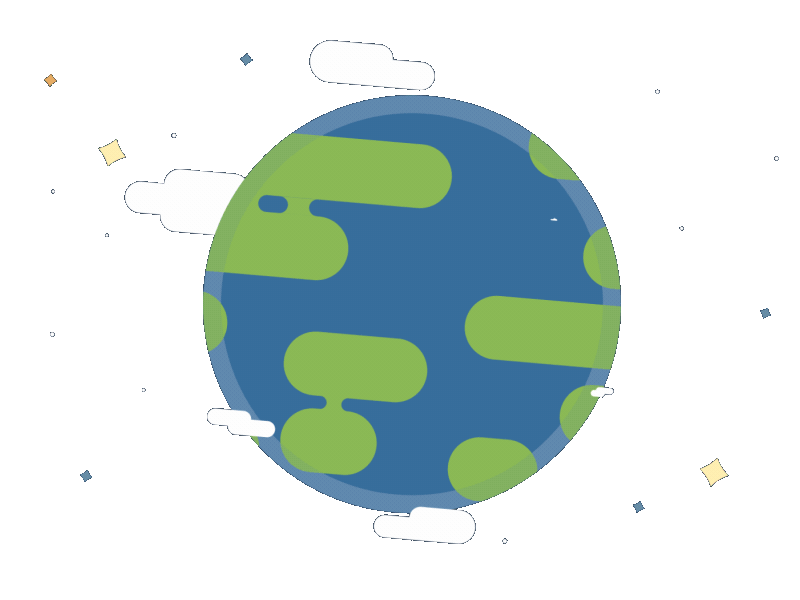
#> input picture assests/earth_ppl.gif, 800 x 600 px, given in place of mask.png, which was not available
$ python mask_icons.py
#> lines starting #> are read from the running program, lines starting #| are printed output that depends on the picture; pictures that were not available may be replaced by others from this repository, and a replacement may not be noted
#!/usr/bin/env python3
"""
Align all icon WebPs to the same circle position/size, then clip with outline.svg mask
(circle + right flag tab). Pixels outside the mask become fully transparent.

Usage:
  python scripts/mask_icons.py
  python scripts/mask_icons.py --dry-run --limit 3
"""

from __future__ import annotations

import argparse
import subprocess
import tempfile
from pathlib import Path

import numpy as np
from PIL import Image

ROOT = Path(__file__).resolve().parents[1]
ICONS = ROOT / "assests" / "icons"
OUTLINE_SVG = ROOT / "assests" / "tool" / "outline.svg"
MASK_CACHE = ROOT / "assests" / "tool" / "outline_mask_792.png"

# SVG path geometry (from outline.svg)
SVG_CX, SVG_CY, SVG_R = 293.0, 419.9, 302.6
SVG_BOUNDS = (-9.6, 117.3, 629.0, 722.5)  # x0,y0,x1,y1 of circle+flag

SIZE = 792
TARGET_R = 300.0
TARGET_CX = SIZE / 2.0
TARGET_CY = SIZE / 2.0


def parse_args() -> argparse.Namespace:
    p = argparse.ArgumentParser(description=__doc__)
    p.add_argument("--icons", type=Path, default=ICONS)
    p.add_argument("--svg", type=Path, default=OUTLINE_SVG)
    p.add_argument("--size", type=int, default=SIZE)
    p.add_argument("--radius", type=float, default=TARGET_R)
    p.add_argument("--limit", type=int, default=0)
    p.add_argument("--dry-run", action="store_true")
    p.add_argument("--preview", type=Path, default=None, help="Save first result preview PNG here")
    return p.parse_args()


def build_mask(size: int, target_cx: float, target_cy: float, target_r: float) -> np.ndarray:
#> called with size = 792, target_cx = 396, target_cy = 396, target_r = 300
    x0, y0, x1, y1 = SVG_BOUNDS
    pad = 2.0
    vb_x, vb_y = x0 - pad, y0 - pad
    vb_w, vb_h = (x1 - x0) + 2 * pad, (y1 - y0) + 2 * pad

    # Read original path from file if present, else use known path
    path_d = (
        "M559.8,562.9H629v-114c0,0-34.8,0-34.8,0c0.9-9.5,1.4-19.2,1.4-29"
        "c0-167.1-135.5-302.6-302.6-302.6S-9.6,252.8-9.6,419.9S125.9,722.5,293,722.5"
        "C408.4,722.5,508.7,657.9,559.8,562.9z"
    )
    svg = f'''<?xml version="1.0" encoding="utf-8"?>
<svg xmlns="http://www.w3.org/2000/svg" viewBox="{vb_x} {vb_y} {vb_w} {vb_h}" width="{vb_w}" height="{vb_h}">
<path fill="#ffffff" d="{path_d}"/>
</svg>'''

    with tempfile.TemporaryDirectory() as td:
        svg_path = Path(td) / "mask.svg"
        png_path = Path(td) / "mask.png"
        svg_path.write_text(svg)
        render_w = 2000
        render_h = int(round(render_w * vb_h / vb_w))
        subprocess.check_call(
            ["rsvg-convert", "-w", str(render_w), "-h", str(render_h), "-o", str(png_path), str(svg_path)]
        )
#> (this line was passed over: subprocess is not available in this run)
        raw = np.asarray(Image.open(png_path).convert("L"))
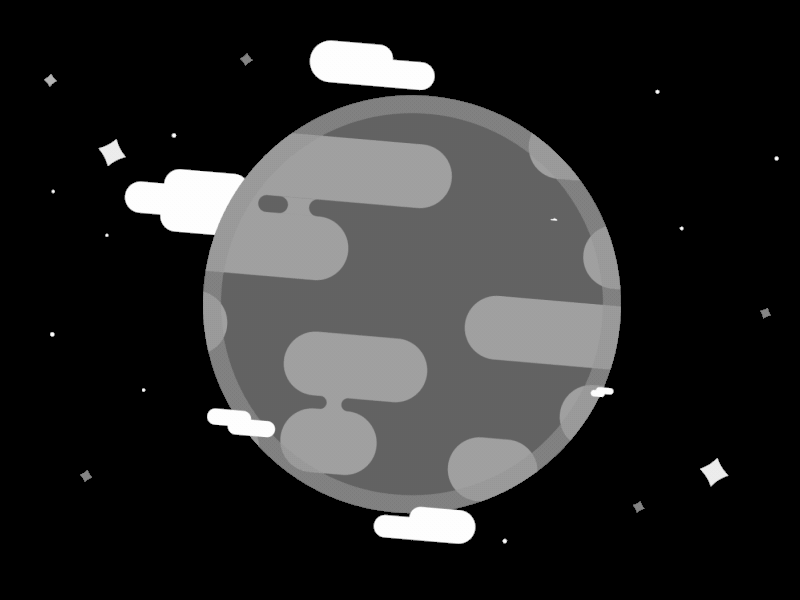
#> raw: shape (600, 800); min 0, max 254, mean 43.2

    sx = render_w / vb_w
    sy = render_h / vb_h
    mcx = (SVG_CX - vb_x) * sx
    mcy = (SVG_CY - vb_y) * sy
    mr = SVG_R * ((sx + sy) / 2.0)

    ys, xs = np.where(raw > 128)
    mb = (int(xs.min()), int(ys.min()), int(xs.max()) + 1, int(ys.max()) + 1)
#> mb = (44, 40, 779, 544)
    crop = raw[mb[1] : mb[3], mb[0] : mb[2]]
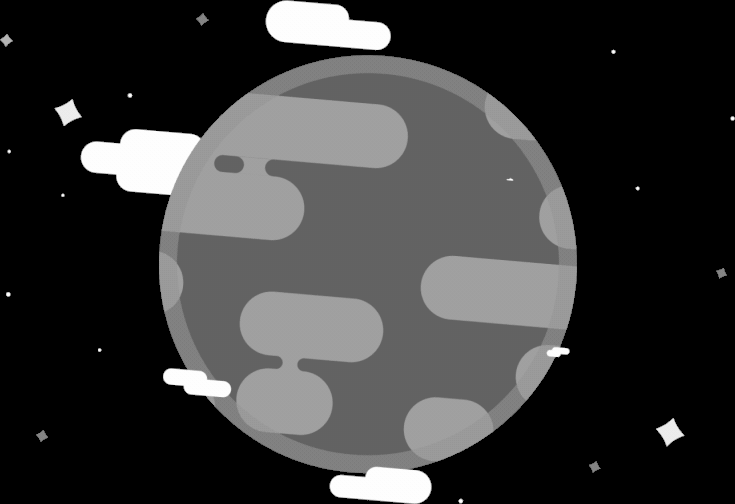
#> crop: shape (504, 735); min 0, max 254, mean 56
    mcx_c = mcx - mb[0]
#> mcx_c = 904
    mcy_c = mcy - mb[1]
#> mcy_c = 908

    scale = target_r / mr
    new_w = max(1, int(round(crop.shape[1] * scale)))
#> new_w = 234
    new_h = max(1, int(round(crop.shape[0] * scale)))
#> new_h = 161
    scaled = Image.fromarray(crop).resize((new_w, new_h), Image.Resampling.LANCZOS)

    canvas = Image.new("L", (size, size), 0)
#> canvas: PIL image 792x792 L; every value is 0
    paste_x = int(round(target_cx - mcx_c * scale))
#> paste_x = 108
    paste_y = int(round(target_cy - mcy_c * scale))
#> paste_y = 107
    canvas.paste(scaled, (paste_x, paste_y))
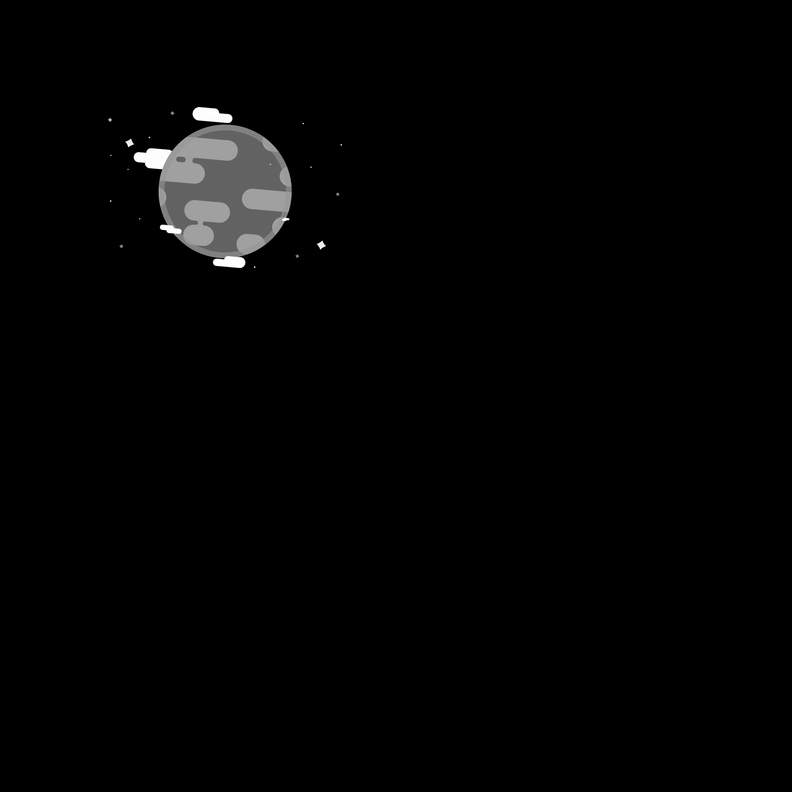
#> canvas: PIL image 792x792 L; min 0, max 255, mean 3.4
    return np.asarray(canvas)


def estimate_circle(alpha: np.ndarray) -> tuple[float, float, float]:
    a = alpha > 0
    ys, xs = np.where(a)
    if len(xs) < 50:
        h, w = alpha.shape
        return w / 2.0, h / 2.0, min(w, h) * 0.38
    cy, cx = float(ys.mean()), float(xs.mean())
    angs = np.arctan2(ys - cy, xs - cx)
    not_right = ~((angs > -0.8) & (angs < 0.8) & (xs > cx))
    pts = not_right if not_right.sum() > 50 else np.ones(len(xs), dtype=bool)
    r = float(np.percentile(np.sqrt((ys[pts] - cy) ** 2 + (xs[pts] - cx) ** 2), 99))
    return cx, cy, r


def align_and_mask(
    im: Image.Image,
    mask: np.ndarray,
    size: int,
    target_cx: float,
    target_cy: float,
    target_r: float,
) -> Image.Image:
    arr = np.asarray(im.convert("RGBA"))
    cx, cy, r = estimate_circle(arr[:, :, 3])
    if r < 1:
        r = 1.0
    scale = target_r / r
    new_w = max(1, int(round(arr.shape[1] * scale)))
    new_h = max(1, int(round(arr.shape[0] * scale)))
    scaled = Image.fromarray(arr).resize((new_w, new_h), Image.Resampling.LANCZOS)

    out = Image.new("RGBA", (size, size), (0, 0, 0, 0))
    paste_x = int(round(target_cx - cx * scale))
    paste_y = int(round(target_cy - cy * scale))
    out.paste(scaled, (paste_x, paste_y), scaled)

    out_arr = np.asarray(out).copy()
    m = mask.astype(np.float32) / 255.0
    out_arr[:, :, 3] = (out_arr[:, :, 3].astype(np.float32) * m).round().astype(np.uint8)
    out_arr[out_arr[:, :, 3] == 0, :3] = 0
    return Image.fromarray(out_arr, "RGBA")


def main() -> int:
    args = parse_args()
    size = args.size
    tcx = size / 2.0
    tcy = size / 2.0
    tr = args.radius

    print(f"Building mask from {args.svg.name} -> {size}x{size}, r={tr}")
    mask = build_mask(size, tcx, tcy, tr)
    MASK_CACHE.parent.mkdir(parents=True, exist_ok=True)
    Image.fromarray(mask).save(MASK_CACHE)
    print(f"Mask cached: {MASK_CACHE}")

    files = sorted(args.icons.glob("*.webp"))
    if args.limit:
        files = files[: args.limit]
    print(f"Processing {len(files)} icons...")

    for i, path in enumerate(files, 1):
        im = Image.open(path)
        result = align_and_mask(im, mask, size, tcx, tcy, tr)
        if args.preview and i == 1:
            args.preview.parent.mkdir(parents=True, exist_ok=True)
            result.save(args.preview)
            print(f"Preview: {args.preview}")
        if not args.dry_run:
            result.save(path, "WEBP", lossless=True, exact=True)
        if i % 25 == 0 or i == len(files):
            print(f"  {i}/{len(files)}")

    print("Done." + (" (dry-run)" if args.dry_run else ""))
    return 0


if __name__ == "__main__":
    raise SystemExit(main())
#> (the program exits here)
